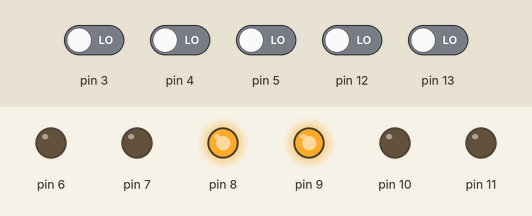
This program was run on a simulated Arduino Uno, built with avr-gcc and run on an emulated ATmega328P. Shown: output pins drawn as LEDs (lit = HIGH). The test bench sets the inputs (shaded band); at power-on: pin 3–5, pin 12, pin 13 LOW.

Above: at 1.2 s.
1.3 s: pin 3 driven HIGH
At 2.5 s:
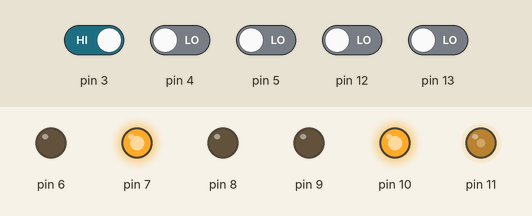
2.8 s: pin 4 driven HIGH
At 3.6 s:
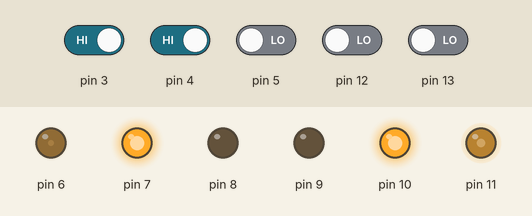
4.3 s: pin 5 driven HIGH
At 4.7 s:
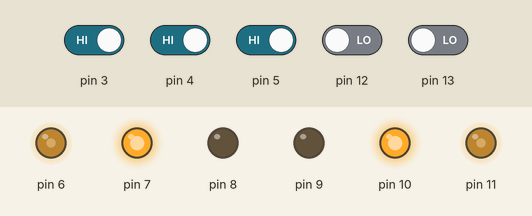
5.8 s: pin 5 driven LOW
At 7.0 s:
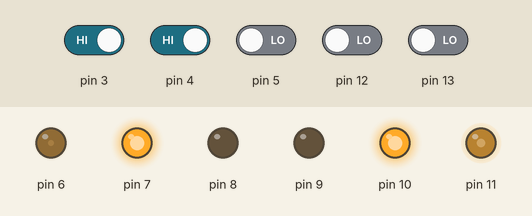
7.3 s: pin 12 driven HIGH
At 8.2 s:
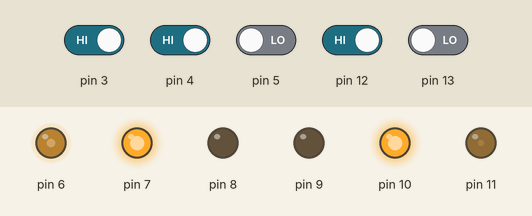
8.8 s: pin 12 driven LOW
At 9.4 s:
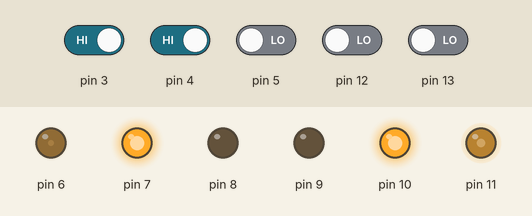
Timing chart, 0 to 11.3 s (numbered marks = the images above; inputs shaded):
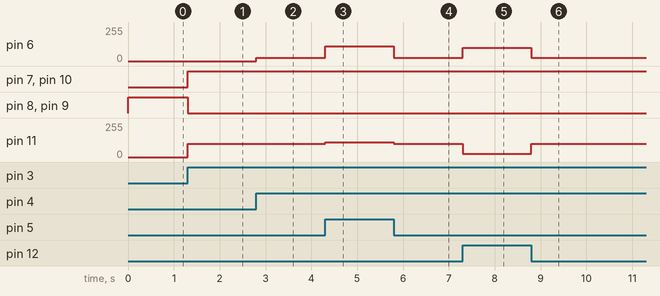

Measured:
- after the input at 1.3 s, pin 7, pin 10: LOW → HIGH at once; pin 8, pin 9: HIGH → LOW at once; pin 11: 0/255 → 100/255 at once
- after the input at 2.8 s, pin 6: 0/255 → 25/255 at once
- after the input at 4.3 s, pin 6: 25/255 → 110/255 at once; pin 11: 100/255 → 110/255 at once
- after the input at 5.8 s, pin 6: 110/255 → 25/255 at once; pin 11: 110/255 → 100/255 at once
- after the input at 7.3 s, pin 6: 25/255 → 100/255 at once; pin 11: 100/255 → 25/255 at once
- after the input at 8.8 s, pin 6: 100/255 → 25/255 at once; pin 11: 25/255 → 100/255 at once

The program:

main.cpp
```cpp
#include <Arduino.h>
#include <MotorCC.h>
#include <SensorInfravermelho.h>

using namespace std;

/*
  ASSINATURA DE FUNÇÕES
*/

int somaRespostaSensores();

/*
  DECLARAÇÃO DE VARIÁVEIS
*/

MotorCC motorEsquerdo(9,10,11);
MotorCC motorDireito(8,7,6);

SensorInfravermelho sensorDireito(3);
SensorInfravermelho sensorCentroDireito(4);
SensorInfravermelho sensorCentral(5);
SensorInfravermelho sensorCentroEsquerdo(12);
SensorInfravermelho sensorEsquerdo(13);

const unsigned short int quantidadeSensores = 5;

SensorInfravermelho* sensores[quantidadeSensores] = {
    &sensorEsquerdo,        //0
    &sensorCentroEsquerdo,  //1
    &sensorCentral,         //2
    &sensorCentroDireito,   //3
    &sensorDireito,         //4
  };

bool saiu_pela_esq = false;
bool saiu_pela_dir = false;

/*
  FUNÇÕES PRINCIPAIS
*/

void setup() {
  Serial.begin(9600);
  motorEsquerdo.girarAntiHorario(0);
  motorDireito.girarAntiHorario(0);
}

void loop() {
    int ultimoSensorQueCaptouLinha = 0;
    // andar reto
    if (sensores[2]->isReflect()){
        motorEsquerdo.girarHorario(110);
        motorDireito.girarHorario(110);
        saiu_pela_dir = false;
        saiu_pela_esq = false;
        ultimoSensorQueCaptouLinha = 2;
    }

    // acionamento esquerda brusco
    else if (sensores[0]->isReflect() && !sensores[1]->isReflect()){
        motorEsquerdo.girarHorario(0);
        motorDireito.girarHorario(100);
        saiu_pela_dir = false;
        saiu_pela_esq = true;
        ultimoSensorQueCaptouLinha = 0;
    }

    // acionamento esquerda leve
    else if (sensores[1]->isReflect()){
        motorEsquerdo.girarHorario(25);
        motorDireito.girarHorario(100);
        ultimoSensorQueCaptouLinha = 1;
        saiu_pela_dir = false;
        saiu_pela_esq = false;
    }

    // acionamento direita brusco
    else if (sensores[4]->isReflect() && !sensores[3]->isReflect()){
        motorEsquerdo.girarHorario(100);
        motorDireito.girarHorario(0);
        saiu_pela_dir = true;
        saiu_pela_esq = false;
        ultimoSensorQueCaptouLinha = 4;
    }

    // acionamento direita leve
    else if (sensores[3]->isReflect()){
        motorEsquerdo.girarHorario(100);
        motorDireito.girarHorario(25);
        saiu_pela_dir = false;
        saiu_pela_esq = false;
        ultimoSensorQueCaptouLinha = 3;
    }

    else{

        if (saiu_pela_dir && !somaRespostaSensores() && ultimoSensorQueCaptouLinha == 4){
            motorEsquerdo.girarHorario(100);
            motorDireito.girarHorario(0);
        }

        else if (saiu_pela_esq && !somaRespostaSensores() && ultimoSensorQueCaptouLinha == 0){
            motorEsquerdo.girarAntiHorario(100);
            motorDireito.girarHorario(0);
        }
    }
}

/*
  DECLARAÇÃO DE FUNÇÕES
*/

int somaRespostaSensores(){
  int soma = 0;
  for(const auto& sensor: sensores){
    soma += sensor->isReflect();
  }
  return soma;
}
```

MotorCC.h
```cpp
#ifndef MOTORCC_H
#define MOTORCC_H

#include<Arduino.h>
#include<stdint.h>

class MotorCC{
  private:
    unsigned short int velocidadePadrao;
    unsigned short int pinoA, pinoB, pinoEN;
  public:
    MotorCC(unsigned short int _pinoA, unsigned short int _pinoB, unsigned short int _pinoEN);
    MotorCC(unsigned short int _pinoA, unsigned short int _pinoB);
    void girarHorario();
    void girarHorario(unsigned short int velocidade);
    void girarAntiHorario();
    void girarAntiHorario(unsigned short int velocidade);
};

#endif
```

SensorInfravermelho.h
```cpp
#ifndef SENSORINFRAVERMELHO_H
#define SENSORINFRAVERMELHO_H

#include <Arduino.h>
#include <stdint.h>

class SensorInfravermelho {
  private:
    unsigned short int pinOUT;
  public:
    SensorInfravermelho();
    SensorInfravermelho(unsigned short int _pinOUT);
    bool isReflect();
};

#endif
```

MotorCC.cpp
```cpp
#include "MotorCC.h"

MotorCC::MotorCC(unsigned short int _pinoA, unsigned short int _pinoB, unsigned short int _pinoEN){
  pinoA = _pinoA;
  pinoB = _pinoB;
  pinoEN = _pinoEN;
  velocidadePadrao = 125;

  pinMode(pinoA, OUTPUT);
  pinMode(pinoB, OUTPUT);
  pinMode(pinoEN, OUTPUT);
}

MotorCC::MotorCC(unsigned short int _pinoA, unsigned short int _pinoB){
  pinoA = _pinoA;
  pinoB = _pinoB;
  pinoEN = 0;
  velocidadePadrao = 125;

  pinMode(pinoA, OUTPUT);
  pinMode(pinoB, OUTPUT);
}

void MotorCC::girarHorario(){
  if(pinoEN){
    analogWrite(pinoEN, velocidadePadrao);
    digitalWrite(pinoA, LOW);
    digitalWrite(pinoB, HIGH);
  }else{
    digitalWrite(pinoA, HIGH);
    analogWrite(pinoB,velocidadePadrao);
  }
}

void MotorCC::girarHorario(unsigned short int velocidade){
  if(pinoEN){
    analogWrite(pinoEN, velocidade);
    digitalWrite(pinoA, LOW);
    digitalWrite(pinoB, HIGH);
  }else{
    digitalWrite(pinoA, HIGH);
    analogWrite(pinoB,velocidade);
  }
}

void MotorCC::girarAntiHorario(){
  if(pinoEN){
    analogWrite(pinoEN, velocidadePadrao);
    digitalWrite(pinoA, HIGH);
    digitalWrite(pinoB, LOW);
  }else{
    digitalWrite(pinoA, HIGH);
    analogWrite(pinoB,255-velocidadePadrao);
  }
}

void MotorCC::girarAntiHorario(unsigned short int velocidade){
  if(pinoEN){
    analogWrite(pinoEN, velocidade);
    digitalWrite(pinoA, HIGH);
    digitalWrite(pinoB, LOW);
  }else{
    digitalWrite(pinoA, HIGH);
    analogWrite(pinoB,255-velocidade);
  }
}
```

SensorInfravermelho.cpp
```cpp
#include "SensorInfravermelho.h"

SensorInfravermelho::SensorInfravermelho(unsigned short int _pinOUT){
  pinOUT = _pinOUT;
  pinMode(_pinOUT,INPUT);
}

bool SensorInfravermelho::isReflect(){
  return digitalRead(pinOUT);
}
```
